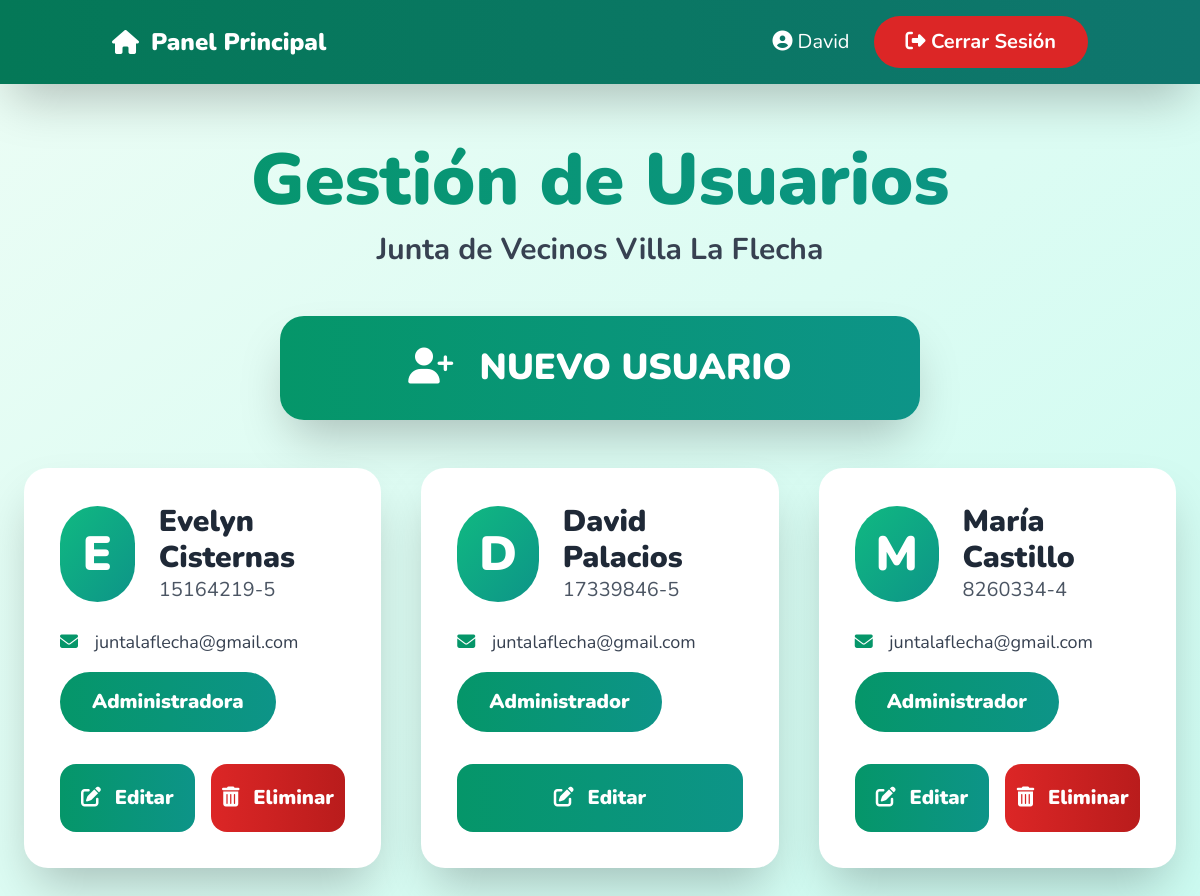
Page /views/admin/gestion_usuarios.php (signed in) on the committed database.
### tables this page shows
CREATE TABLE `usuario` (
  `rut_usuario` varchar(12) NOT NULL,
  `nombre` varchar(45) DEFAULT NULL,
  `apellido1` varchar(50) DEFAULT NULL,
  `apellido2` varchar(50) DEFAULT NULL,
  `correo` varchar(200) DEFAULT NULL,
  `contraseña` varchar(15) DEFAULT NULL,
  `rol` varchar(25) DEFAULT NULL,
  PRIMARY KEY (`rut_usuario`)
);

### views/admin/gestion_usuarios.php (the view, shortened to what this page needs)
<?php
require_once '../../includes/db.php';
$usuarios = $pdo->query("SELECT * FROM usuario ORDER BY rol DESC, nombre")->fetchAll(PDO::FETCH_ASSOC);
$nombre_usuario = $_SESSION['nombre'] ?? 'Administrador';
?>
<!DOCTYPE html>
<html lang="es" class="scroll-smooth">
<head>
    <script src="https://cdn.tailwindcss.com"></script>
    <link rel="stylesheet" href="https://cdnjs.cloudflare.com/ajax/libs/font-awesome/6.6.0/css/all.min.css">
</head>
<body class="bg-gradient-to-br from-emerald-50 to-teal-100 min-h-screen">
<div class="fixed top-0 left-0 right-0 bg-gradient-to-r from-emerald-700 to-teal-700 text-white shadow-2xl z-50">
    <div class="container mx-auto px-6 py-4 flex justify-between items-center">
        <a href="dashboard.php" class="flex items-center gap-3 text-2xl font-black hover:scale-110 transition">
            <i class="fas fa-home"></i> Panel Principal
        </a>
        <div class="flex items-center gap-6">
            <span class="text-xl"><i class="fas fa-user-circle"></i> <?= htmlspecialchars($nombre_usuario) ?></span>
            <a href="logout.php" onclick="return confirm('¿Cerrar sesión?')"
               class="bg-red-600 hover:bg-red-700 px-8 py-3 rounded-full font-bold text-xl transition hover:scale-105">
                <i class="fas fa-sign-out-alt"></i> Cerrar Sesión
            </a>
        </div>
    </div>
</div>
<div class="pt-24"></div>
<div class="container mx-auto px-6 py-12 max-w-7xl">
    <div class="text-center mb-12">
        <h1 class="text-7xl font-black text-transparent bg-clip-text bg-gradient-to-r from-emerald-600 to-teal-600 mb-4">
        </h1>
        <p class="text-3xl text-gray-700 font-bold">Junta de Vecinos Villa La Flecha</p>
    </div>
    <div class="text-center mb-12">
        <button onclick="openModal()" class="bg-gradient-to-r from-emerald-600 to-teal-600 hover:from-emerald-500 hover:to-teal-500
                 text-white font-black text-4xl py-8 px-32 rounded-3xl shadow-2xl transform hover:scale-110 transition">
            <i class="fas fa-user-plus mr-4"></i> NUEVO USUARIO
        </button>
    </div>
    <div class="grid gap-10 md:grid-cols-2 lg:grid-cols-3">
        <?php foreach($usuarios as $u): ?>
        <div class="bg-white rounded-3xl shadow-2xl p-1 transform hover:scale-105 transition-all duration-300">
            <div class="p-8">
                <div class="flex items-center gap-6 mb-6">
                    <div class="w-24 h-24 bg-gradient-to-br from-emerald-500 to-teal-600 rounded-full flex items-center justify-center text-white text-5xl font-black">
                        <?= strtoupper(substr($u['nombre'],0,1)) ?>
                    </div>
                    <div>
                        <h3 class="text-3xl font-black text-gray-800"><?= htmlspecialchars($u['nombre'].' '.$u['apellido1']) ?></h3>
                        <p class="text-xl text-gray-600"><?= htmlspecialchars($u['rut_usuario']) ?></p>
                    </div>
                </div>
                <p class="text-lg text-gray-700 mb-4"><i class="fas fa-envelope text-emerald-600 mr-3"></i> <?= htmlspecialchars($u['correo']) ?></p>
                <div class="mb-8">
                    <span class="inline-block px-8 py-4 rounded-full text-white font-black text-xl
                        <?= $u['rol']=='Admin' ? 'bg-red-600' : 'bg-gradient-to-r from-emerald-600 to-teal-600' ?>">
                        <?= htmlspecialchars($u['rol']) ?>
                    </span>
                </div>
                <div class="flex gap-4">
                    <button onclick='edit(<?= json_encode($u, JSON_HEX_APOS|JSON_HEX_QUOT|JSON_HEX_AMP) ?>)'
                            class="flex-1 bg-gradient-to-r from-emerald-600 to-teal-600 hover:from-emerald-500 hover:to-teal-500
                                   text-white font-black py-5 rounded-2xl text-xl transition transform hover:scale-105">
                        <i class="fas fa-edit mr-2"></i> Editar
                    </button>
                    <?php if($u['rut_usuario'] !== $_SESSION['rut_usuario']): ?>
                    <a href="?delete=<?= urlencode($u['rut_usuario']) ?>"
                       onclick="return confirm('¿ELIMINAR PERMANENTEMENTE este usuario?\n\n<?= addslashes($u['nombre'].' '.$u['apellido1']) ?>')"
                       class="flex-1 bg-gradient-to-r from-red-600 to-red-700 hover:from-red-500 hover:to-red-600
                              text-white font-black py-5 rounded-2xl text-center text-xl transition transform hover:scale-105">
                        <i class="fas fa-trash-alt mr-2"></i> Eliminar
                    </a>
                    <?php endif; ?>
                </div>
            </div>
        </div>
        <?php endforeach; ?>
    </div>
</div>
</body>
</html>

### views/admin/gestion_usuarios.php (style rules this page uses)
body { font-family:'Nunito',sans-serif; }

### rows in the picture
usuario: nombre "E", nombre+apellido1 "Evelyn Cisternas", rut_usuario "15164219-5", correo "juntalaflecha@gmail.com", rol "Administradora"
usuario: nombre "D", nombre+apellido1 "David Palacios", rut_usuario "17339846-5", correo "juntalaflecha@gmail.com", rol "Administrador"
usuario: nombre "M", nombre+apellido1 "María Castillo", rut_usuario "8260334-4", correo "juntalaflecha@gmail.com", rol "Administrador"

### other values in the picture
$nombre_usuario "David"
